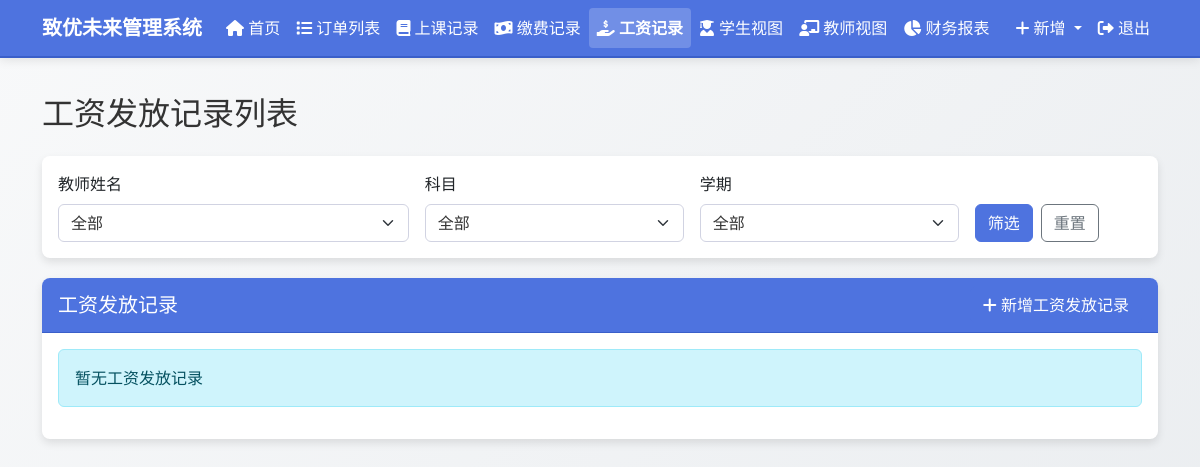
The app's page /salary_records (signed in), older data.
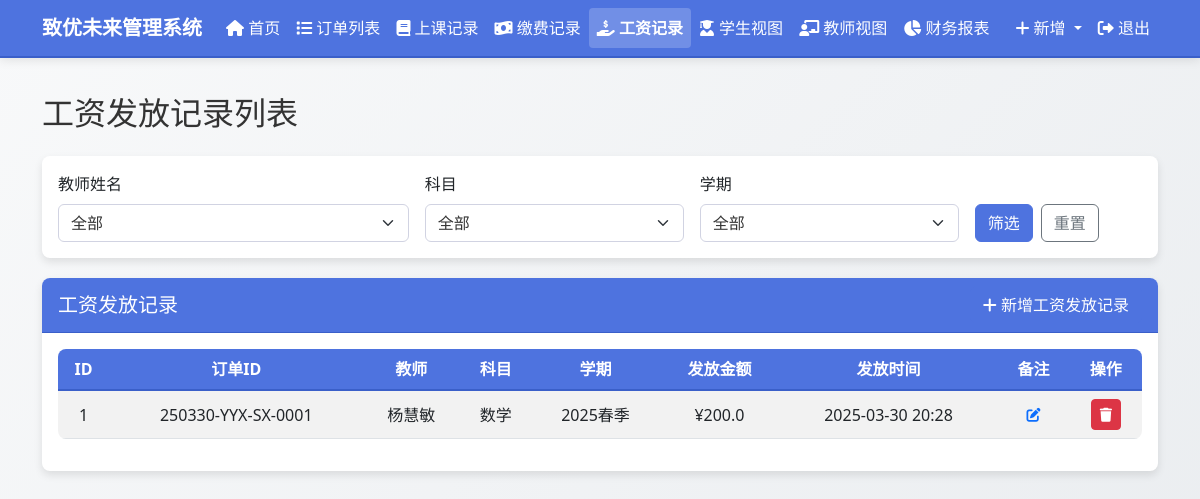
The same page, newer data.
### models.py (models this page shows, shortened)
class SalaryRecord(db.Model):
    id = db.Column(db.Integer, primary_key=True)
    order_id = db.Column(db.Integer, db.ForeignKey('order.id'), nullable=False)
    teacher_name = db.Column(db.String(100), nullable=False)
    subject = db.Column(db.String(100), nullable=False)
    semester = db.Column(db.String(100), nullable=False)
    salary_amount = db.Column(db.Float, nullable=False)
    payment_time = db.Column(db.DateTime, nullable=False, default=datetime.now)
    note = db.Column(db.Text, nullable=True)
    created_at = db.Column(db.DateTime, default=datetime.now)

class Order(db.Model):
    id = db.Column(db.Integer, primary_key=True)
    order_number = db.Column(db.String(50),
                             unique=True,
                             nullable=False,
                             default="")
    student_name = db.Column(db.String(100), nullable=False)
    subject = db.Column(db.String(100), nullable=False)
    teacher_name = db.Column(db.String(100), nullable=False)
    semester = db.Column(db.String(100), nullable=False)
    total_classes = db.Column(db.Integer, default=0)
    completed_classes = db.Column(db.Integer, default=0)
    remaining_classes = db.Column(db.Integer, default=0)
    class_price = db.Column(db.Float, default=0.0)
    salary_price = db.Column(db.Float, default=0.0)  # 新增工资单价字段
    total_price = db.Column(db.Float, default=0.0)
    paid_amount = db.Column(db.Float, default=0.0)
    used_amount = db.Column(db.Float, default=0.0)
    remaining_amount = db.Column(db.Float, default=0.0)  # 已缴费用 - 已销费用
    payable_amount = db.Column(db.Float, default=0.0)  # 订单总价 - 已缴费用
    payable_salary = db.Column(db.Float, default=0.0)
    paid_salary = db.Column(db.Float, default=0.0)
    remaining_salary = db.Column(db.Float, default=0.0)
    order_note = db.Column(db.Text, nullable=True)
    teacher_note = db.Column(db.Text, nullable=True)
    student_note = db.Column(db.Text, nullable=True)
    created_at = db.Column(db.DateTime, default=datetime.now)
    class_records = db.relationship('ClassRecord', backref='order', lazy=True)
    payment_records = db.relationship('PaymentRecord',
                                      backref='order',
                                      lazy=True)
    salary_records = db.relationship('SalaryRecord',
                                     backref='order',
                                     lazy=True)

### routes.py (the view)
@app.route('/salary_records')
@login_required
def salary_records_list():
    teacher_name = request.args.get('teacher_name', '')
    subject = request.args.get('subject', '')
    semester = request.args.get('semester', '')
    query = SalaryRecord.query
    if teacher_name:
        query = query.filter(SalaryRecord.teacher_name == teacher_name)
    if subject:
        query = query.filter(SalaryRecord.subject == subject)
    if semester:
        query = query.filter(SalaryRecord.semester == semester)
    salary_records = query.order_by(SalaryRecord.payment_time.desc()).all()
    all_teachers = db.session.query(SalaryRecord.teacher_name).distinct().all()
    all_subjects = db.session.query(SalaryRecord.subject).distinct().all()
    all_semesters = db.session.query(SalaryRecord.semester).distinct().all()
    order_form = OrderForm()
    class_record_form = ClassRecordForm()
    payment_record_form = PaymentRecordForm()
    salary_record_form = SalaryRecordForm()
    all_orders = Order.query.all()
    class_record_form.order_id.choices = [
        (order.id,
         f"{order.order_number} - {order.student_name} - {order.subject}")
        for order in all_orders
    ]
    payment_record_form.order_id.choices = [
        (order.id,
         f"{order.order_number} - {order.student_name} - {order.subject}")
        for order in all_orders
    ]
    salary_record_form.order_id.choices = [
        (order.id,
         f"{order.order_number} - {order.teacher_name} - {order.subject}")
        for order in all_orders
    ]
    return render_template(
        'salary_records_list.html',
        title='工资发放记录',
        salary_records=salary_records,
        all_teachers=[teacher[0] for teacher in all_teachers],
        all_subjects=[subject[0] for subject in all_subjects],
        all_semesters=[semester[0] for semester in all_semesters],
        selected_teacher=teacher_name,
        selected_subject=subject,
        selected_semester=semester,
        edit_note_form=EditNoteForm(),
        order_form=order_form,
        class_record_form=class_record_form,
        payment_record_form=payment_record_form,
        salary_record_form=salary_record_form)

### forms.py
class OrderForm(FlaskForm):
    student_name = StringField('学生姓名', validators=[DataRequired()])
    subject = StringField('科目', validators=[DataRequired()])
    teacher_name = StringField('教师姓名', validators=[DataRequired()])
    semester = StringField('学期', validators=[DataRequired()])
    total_classes = IntegerField('总课程数', validators=[DataRequired(), NumberRange(min=1)])
    class_price = FloatField('课程单价', validators=[DataRequired(), NumberRange(min=0)])
    salary_price = FloatField('工资单价', validators=[DataRequired(), NumberRange(min=0)])
    order_note = TextAreaField('订单备注', validators=[Optional()])
    submit = SubmitField('保存')

### app.py (called while the page is built)
@login_manager.user_loader
def load_user(user_id):
    from models import User
    return User.query.get(int(user_id))

### templates/salary_records_list.html (shortened to what this page needs)
{% extends "layout.html" %}
{% block content %}
<h2 class="mb-4">工资发放记录列表</h2>
<div class="card filter-card">
    <div class="card-body">
        <form method="get" action="{{ url_for('salary_records_list') }}" class="row g-3">
            <div class="col-md-4">
                <label for="teacher_name" class="form-label">教师姓名</label>
                <select name="teacher_name" id="teacher_name" class="form-select">
                    <option value="">全部</option>
                </select>
            </div>
            <div class="col-md-3">
                <label for="subject" class="form-label">科目</label>
                <select name="subject" id="subject" class="form-select">
                    <option value="">全部</option>
                </select>
            </div>
            <div class="col-md-3">
                <label for="semester" class="form-label">学期</label>
                <select name="semester" id="semester" class="form-select">
                    <option value="">全部</option>
                </select>
            </div>
            <div class="col-md-2 d-flex align-items-end">
                <button type="submit" class="btn btn-primary">筛选</button>
                <a href="{{ url_for('salary_records_list') }}" class="btn btn-outline-secondary ms-2">重置</a>
            </div>
        </form>
    </div>
</div>
<div class="card">
    <div class="card-header d-flex justify-content-between align-items-center">
        <h5 class="mb-0">工资发放记录</h5>
        <button type="button" class="btn btn-primary" data-bs-toggle="modal" data-bs-target="#newSalaryModal">
            <i class="fas fa-plus"></i> 新增工资发放记录
        </button>
    </div>
    <div class="card-body">
        {% if salary_records %}
        <div class="table-responsive">
            <table class="table table-striped table-hover">
                <thead>
                    <tr>
                        <th>ID</th>
                        <th>订单ID</th>
                        <th>教师</th>
                        <th>科目</th>
                        <th>学期</th>
                        <th>发放金额</th>
                        <th>发放时间</th>
                        <th>备注</th>
                        <th>操作</th>
                    </tr>
                </thead>
                <tbody>
                    {% for record in salary_records %}
                    <tr>
                        <td>{{ record.id }}</td>
                        <td>{{ record.order.order_number }}</td>
                        <td>{{ record.teacher_name }}</td>
                        <td>{{ record.subject }}</td>
                        <td>{{ record.semester }}</td>
                        <td>¥{{ record.salary_amount }}</td>
                        <td>{{ record.payment_time.strftime('%Y-%m-%d %H:%M') }}</td>
                        <td>
                            <button type="button" class="btn btn-sm btn-link edit-note"
                                    data-bs-toggle="modal" data-bs-target="#editNoteModal"
                                    data-note-id="{{ record.id }}"
                                    data-note-type="salary_note"
                                    data-note-text="{{ record.note or '' }}">
                                <i class="fas fa-edit"></i>
                            </button>
                        </td>
                        <td>
                            <button type="button" class="btn btn-sm btn-danger delete-salary-record"
                                    data-record-id="{{ record.id }}"
                                    data-teacher-name="{{ record.teacher_name }}"
                                    data-salary-amount="{{ record.salary_amount }}"
                                    data-payment-time="{{ record.payment_time.strftime('%Y-%m-%d %H:%M') }}">
                                <i class="fas fa-trash"></i>
                            </button>
                        </td>
                    </tr>
                    {% endfor %}
                </tbody>
            </table>
        </div>
        {% else %}
        <div class="alert alert-info">暂无工资发放记录</div>
        {% endif %}
    </div>
</div>
{% endblock %}

Row changes from the older to the newer data that the page shows:
added SalaryRecord: id "1", order.order_number "250330-YYX-SX-0001", teacher_name "杨慧敏", subject "数学", semester "2025春季", salary_amount "200.0", payment_time "2025-03-30 20:28"
Text that changed along with them:
text no longer shown: "暂无工资发放记录"
text now shown: "ID 订单ID 教师 科目 学期 发放金额 发放时间 备注 操作"
